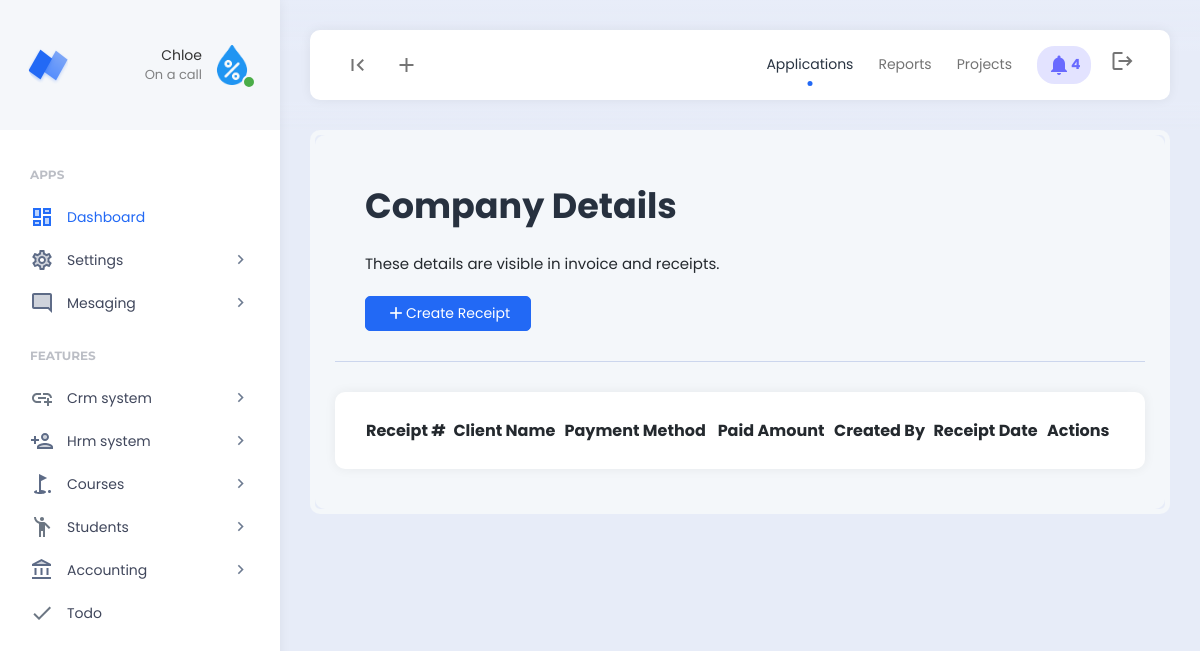
/receipt/ (signed in), run on an earlier commit of the app's database.
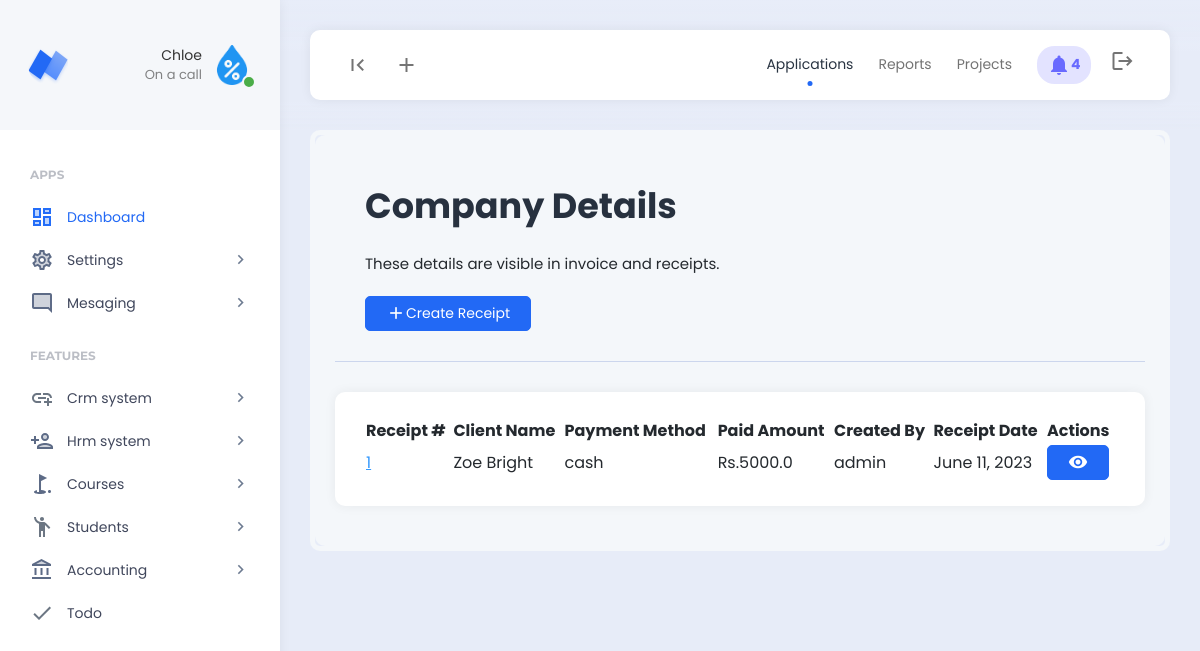
And on a later commit of the database.
### finance/models.py (models this page shows, shortened)
class Receipt(models.Model):
    student = models.ForeignKey(Student, on_delete=models.SET_NULL, null = True)
    paid_amount  = models.FloatField()
    payment_method = models.CharField(max_length=255)
    remarks = models.CharField(max_length = 255, null = True, blank = True)
    payment_receipt = models.FileField(upload_to="receipts",null = True, blank = True)
    created_by = models.CharField(max_length = 255, null = True, blank = True)
    created = models.DateField(auto_now_add=True)
    class Meta:
        verbose_name_plural = "02. Receipts"

### student/models.py (models this page shows, shortened)
class Student(models.Model):
    user = models.OneToOneField(User, on_delete=models.CASCADE)
    address = models.CharField(max_length=255)
    contact = models.CharField(max_length=100)
    enrollment_type = models.ForeignKey(EnrollmentType, on_delete=models.SET_NULL, null=True, blank=True)
    source = models.ForeignKey(StudentSource, on_delete=models.SET_NULL, null=True, blank=True)
    stage = models.ForeignKey(StudentStage, on_delete=models.SET_NULL, null=True, blank=True)
    assigned_to = models.ManyToManyField(Employee)
    course = models.ManyToManyField(Course)
    log_status = models.BooleanField(default=True)
    active = models.BooleanField(default=1)
    date_modified = models.DateTimeField(auto_now=True)
    created = models.DateTimeField(auto_now_add=True)
    class Meta:
        verbose_name_plural = "02. Student"

### finance/views.py (the view)
# urls.py: path("receipt/", views.receipt, name="receipt"),
def receipt(request):
    if 'read_finance' in custom_data_views(request):
        receipts = Receipt.objects.all()
        searched_receipts = receipts
        query = request.GET.get("query", "")
        if query != "":
            receipts = searched_receipts.filter(Q(id__icontains=query))
        all_receipts = Receipt.objects.all()
        receipt_summary = 0
        for all_receipts in all_receipts:
            receipt_summary = receipt_summary+all_receipts.paid_amount
        context = {
            'query': query,
            'id': id,
            'receipt_summary': receipt_summary,
            'receipts': receipts,
        }
        return render(request, 'finance/receipts.html', context)
    else:
        messages.info(request, "Unauthorized access.")
        return redirect('home')

### templates/finance/receipts.html
{% include 'header.html' %}
<div class="app-content">
    <div class="content-wrapper">
        <div class="example-container">
            <div class="example-content bg-light">
                <div class="page-description d-flex align-items-center">
                    <div class="page-description-content flex-grow-1">
                        <h1>Company Details</h1>
                        <span>These details are visible in invoice and receipts.</span>
                    </div>
                    <div class="page-description-actions">
                        <a href="{% url 'create_receipt' %}" class="btn btn-primary"><i class="material-icons">add</i>Create Receipt</a>
                    </div>
                </div>
                <div class="card">
                    <div class="card-body">
                        <table id="datatable1" class="display" style="width:100%">
                            <thead>
                                <tr>
                                    <th>Receipt #</th>
                                    <th>Client Name</th>
                                    <th>Payment Method</th>
                                    <th>Paid Amount</th>
                                    <th>Created By</th>
                                    <th>Receipt Date</th>
                                    <th>Actions</th>
                                </tr>
                            </thead>
                            <tbody>
                                {% for receipts in receipts %}
                                <tr>
                                    <td><a href="#" class="table-link-text link-high-em">{{receipts.id}}</a></td>
                                    <td>{{ receipts.student.user.first_name|add:" " }}{{ receipts.student.user.last_name }}</td>
                                    <td>{{receipts.payment_method}}</td>
                                    <td>Rs.{{receipts.paid_amount}}</td>
                                    <td>{{receipts.created_by}}</td>
                                    <td>{{receipts.created}}</td>
                                    {% if 'read_finance' in permissions %}
                                    <td>
                                        <div class="d-flex align-items-center">
                                            <div class="d-flex">
                                                <a href="{% url 'view_receipt' id=receipts.id %}"class="btn btn-primary"><i class="material-icons">visibility</i></a>
                                            </div>
                                        </div>
                                    </td>
                                    {% else %}
                                    <td>----</td>
                                    {% endif %}
                                </tr>
                                {% endfor %}
                            </tbody>
                        </table>
                    </div>
                </div>
            </div>
        </div>
    </div>
</div>
{% include 'footer.html' %}

What changed in the data, as far as the page shows it:
added Receipt: id "1", student.user.first_name|add "Zoe", student.user.last_name "Bright", payment_method "cash", paid_amount "5000.0", created_by "admin", created "June 11, 2023"
